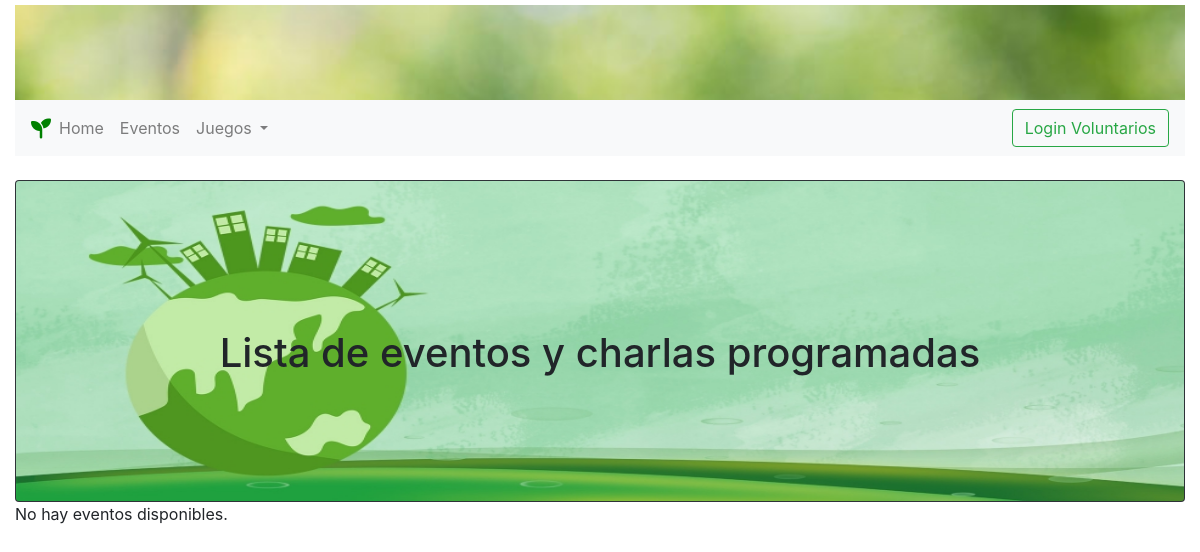
The app's page /events/, older data.
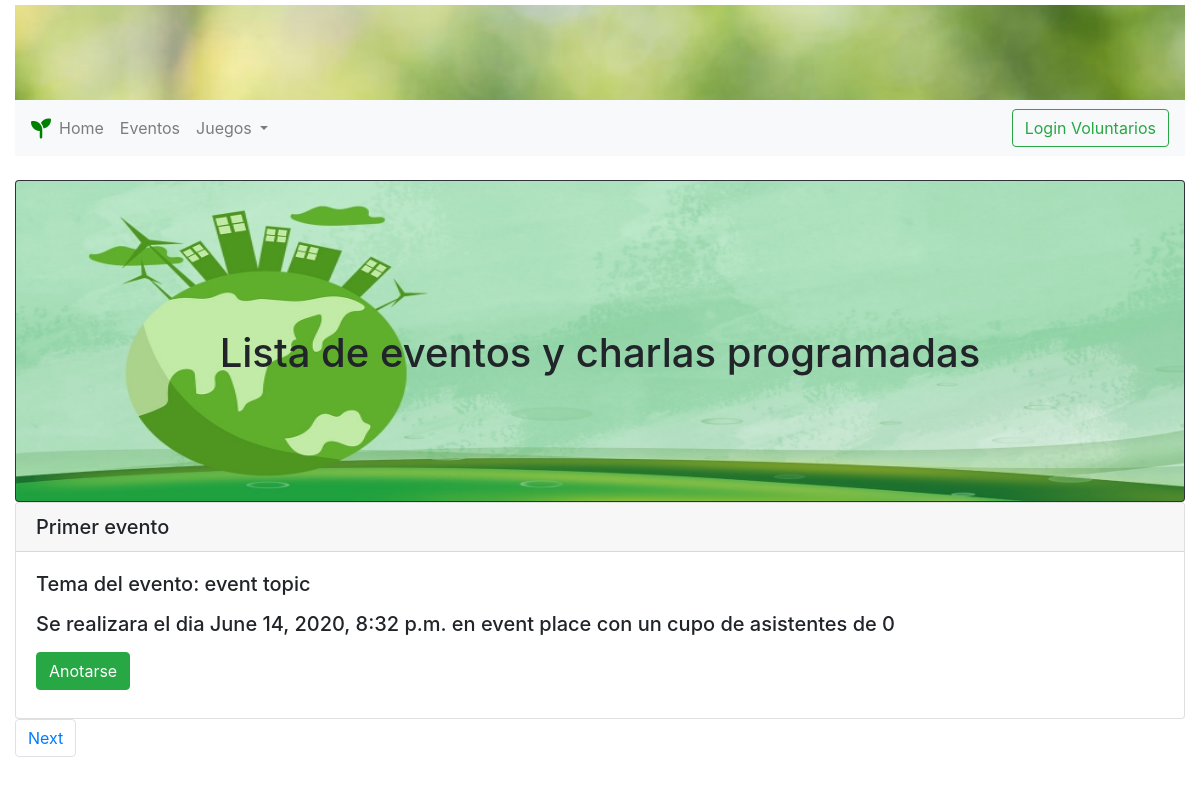
The same page, newer data.
### events/models.py (models this page shows, shortened)
class Event(models.Model):
    title = models.CharField(max_length = 200)
    creation_date = models.DateTimeField('date published', default = timezone.now)
    event_date = models.DateTimeField('date event', default = timezone.now)
    topic = models.CharField(max_length = 200, default = 'event topic')
    capacity = models.IntegerField(default = 0)
    place = models.CharField(max_length = 100, default = 'event place')

### events/views.py (the view)
# urls.py: path('', views.index, name='index'),
def index(request):
    try:
        page_number = int(request.GET.get('page'))
    except:
        page_number = 1
    events_list = Event.objects.all()
    paginator = Paginator(events_list, 1)
    page_obj = paginator.get_page(page_number)
    context = { 'page_obj' : page_obj }
    return render(request, 'events/index.html', context=context)

### events/templates/events/index.html (shortened to what this page needs)
{% extends "base.html" %}
{% load static %}
{% block content %}
<div class="card bg-dark text-black">
  <img src="{% static 'home/eco-friend.jpg' %}" class="card-img" alt="..." style="width: 100%;height: 20rem">
  <div class="card-img-overlay">
    <div class="text-black text-center rgba-stylish-strong py-5 px-4">
      <div class="py-5">
        <h2 class="card-title h1 my-4 py-2">Lista de eventos y charlas programadas</h2>
      </div>
    </div>
  </div>
</div>
{% if page_obj %}
    {% for event in page_obj %}
    <div class="card">
      <h5 class="card-header">{{ event.title }}</h5>
      <div class="card-body">
        <h5 class="card-title">Tema del evento: {{ event.topic}}</h5>
        <p class="card-text">
        <h5>Se realizara el dia {{ event.event_date }} en {{ event.place }} con un
            cupo de asistentes de {{ event.capacity }}</p>
        <a href="#" class="btn btn-success">Anotarse</a>
      </div>
    </div>
    {% endfor %}
    <nav aria-label="Page navigation example">
      <ul class="pagination">
        {% if page_obj.has_next %}
        <li class="page-item"><a class="page-link" href="?page={{page_obj.next_page_number}}">Next</a></li>
        {% endif %}
      </ul>
    </nav>
{% else %}
    <p>No hay eventos disponibles.</p>
{% endif %}
{% endblock %}

### templates/base.html (shortened to what this page needs)
<!DOCTYPE html>
<html lang="en">
<head>
  <link rel="stylesheet" href="https://stackpath.bootstrapcdn.com/bootstrap/4.5.0/css/bootstrap.min.css"
>
  {% load static%}
  <link rel="stylesheet" href="{% static 'css/master.css' %}">
</head>
<body>
  <div class="container-fluid">
    <div class="header-row" id="header-row" style="padding: 0px; overflow:hidden; height:100px;">
      <div class="container-fluid" style="padding: 0px;">
        <div class="row">
          <div class="col-xs-12">
              <a class="navbar-brand logo" href="/">
                <img src="{% static 'home/banner.jpg'%}" alt="company logo" style="width: 185%;">
              </a>
          </div>
        </div>
      </div>
    </div>
    {% block navbar %}
    <nav class="navbar navbar-expand-lg navbar-light bg-light">
      <i class="fas fa-seedling fa-lg" style="color: green;"></i>
      <div class="collapse navbar-collapse" id="navbarSupportedContent">
        <ul class="navbar-nav mr-auto">
          <li class="nav-item">
            <a class="nav-link" href="/">Home</a>
          </li>
          <li class="nav-item">
            <a class="nav-link" href="/events">Eventos</a>
          </li>
          <li class="nav-item dropdown">
            <a class="nav-link dropdown-toggle" href="#" id="navbarDropdown" role="button" data-toggle="dropdown" aria-haspopup="true" aria-expanded="false">
              Juegos
            </a>
          </li>
        </ul>
        <a class="btn btn-outline-success" href="/admin">Login Voluntarios</a>
      </div>
    </nav>
    {% endblock %}
    <br>
    {% block content %}{% endblock %}
  </div>
</body>
</html>

Row changes from the older to the newer data that the page shows:
added Event: title "Primer evento", topic "event topic", event_date "June 14, 2020, 8:32 p.m.", place "event place", capacity "0"
Text that changed along with them:
text no longer shown: "No hay eventos disponibles."
text now shown: "Next"
